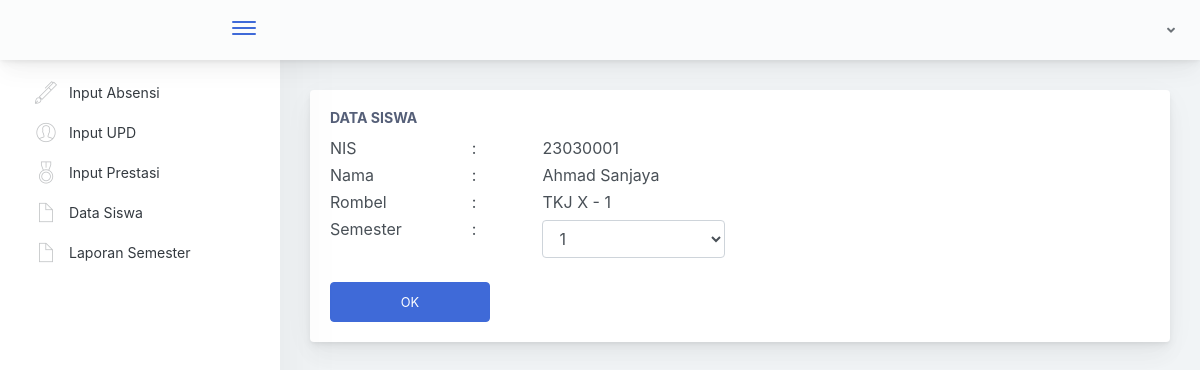
The page /ps/detailabsen/23030001 on the database its author committed.
### tables this page shows
CREATE TABLE `tb_siswa` (
  `nis` int NOT NULL,
  `id_rombel` int NOT NULL,
  `nama` varchar(50) NOT NULL,
  `username` varchar(50) NOT NULL,
  `password` varchar(250) NOT NULL
);

CREATE TABLE `tb_rombel` (
  `id_rombel` int NOT NULL,
  `rombel` varchar(50) NOT NULL
);

### application/controllers/Ps.php (called while the page is built, shortened)
<?php
class Ps extends CI_Controller {
  public function __construct()
  {
    $this->load->model('M_Nilai');
    $this->load->model('AbsenModel');
    $this->load->library('form_validation');
  }
  public function detailabsen($id = NULL)
    {
      $data['semester'] = $this->M_Nilai->get_data('tb_semester')->result();
      $this->db->where('nis', $id);
      $data['content'] = $this->db->query("SELECT * FROM tb_siswa,tb_rombel WHERE tb_siswa.id_rombel = tb_rombel.id_rombel  and tb_siswa.nis = $id");
      $this->load->view('ps/detailabsen', $data);
    }
}

### index.php (called while the page is built, shortened)
<?php
require_once BASEPATH.'core/CodeIgniter.php';

### application/models/M_Nilai.php (called while the page is built, shortened)
<?php
class M_Nilai extends CI_Model{
	function get_data($table){
		return $this->db->get($table);
	}
}
?>

### application/views/ps/detailabsen.php (the view, shortened to what this page needs)
<!doctype html>
<html lang="en">
<head>
</head>
<body>
        <div class="app-main">
                <div class="app-main__outer">
                    <div class="app-main__inner">
                     <div class="row">
                            <div class="col-lg-12">
                                <div class="main-card mb-3 card">
                                    <div class="card-body"><h5 class="card-title">Data Siswa</h5>
                                        <?php foreach ($content->result() as $key): ?>
                                        <form method="post" action="<?php echo base_url(); ?>ps/data_detailabsen/<?php echo $key->nis ?>">
                                           <div class="row">
                                               <div class="col-md-2">
                                                   <h6>NIS</h6>
                                               </div>
                                               <div class="col-md-1">
                                                   <h6>:</h6>
                                               </div>
                                               <div class="col-md-2">
                                                   <h6>
                                                       <?php echo $key->nis ?>
                                                   </h6>
                                               </div>
                                           </div>
                                            <div class="row">
                                               <div class="col-md-2">
                                                   <h6>Nama</h6>
                                               </div>
                                               <div class="col-md-1">
                                                   <h6>:</h6>
                                               </div>
                                               <div class="col-md-4">
                                                   <h6>
                                                       <?php echo $key->nama ?>
                                                   </h6>
                                               </div>
                                           </div>
                                            <div class="row">
                                               <div class="col-md-2">
                                                   <h6>Rombel</h6>
                                               </div>
                                               <div class="col-md-1">
                                                   <h6>:</h6>
                                               </div>
                                               <div class="col-md-2">
                                                   <h6>
                                                       <?php echo $key->rombel ?>
                                                   </h6>
                                               </div>
                                           </div>
                                        <?php endforeach ?>
                                            <div class="row">
                                               <div class="col-md-2">
                                                   <h6>Semester</h6>
                                               </div>
                                               <div class="col-md-1">
                                                   <h6>:</h6>
                                               </div>
                                               <div class="col-md-3">
                                                        <select class="form-control" name="semester" >
                                                     <?php foreach($semester as $j){ ?>
                                                   <option value="<?php echo $j->id_semester; ?>"><?php echo $j->semester; ?></option>
                                                    <?php } ?>
                                                  </select>
                                               </div>
                                            </div>
                                            <button type="submit" class="btn btn-primary mt-4" style="height: 40px; width: 10rem">OK</button>
                                        </form>
                                    </div>
                                </div>
                            </div>
                        </div>
                    </div>
        </div>
    </div>
<script type="text/javascript" src="<?php echo base_url('assets/scripts/main.js') ?>"></script></body>
</html>

### rows shown on the page
tb_siswa: nis "23030001", nama "Ahmad Sanjaya", id_rombel.rombel "TKJ X - 1"

### other values the page prints
form field semester "1"
